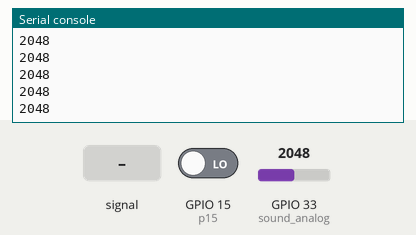
Simulated run of this program. Board: ESP32 board running MicroPython. Parts: the last lines printed to the serial console. The inputs (shaded band) are chosen by the test bench; at power-on: GPIO 15 (p15) LOW, GPIO 33 (sound_analog) = 2048 (analog values on the 0–4095 scale).

Above: at 1.2 s.
1.3 s: GPIO 15 (p15) driven HIGH
2.8 s: GPIO 33 (sound_analog) fed a 200 Hz sine of ±327 counts around its level
At 2.81 s:
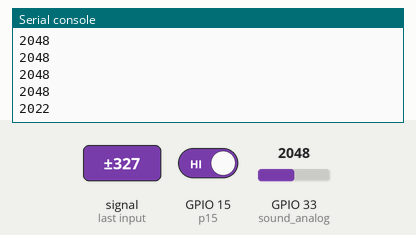
4.3 s: GPIO 33 (sound_analog) set to 2866
At 4.31 s:
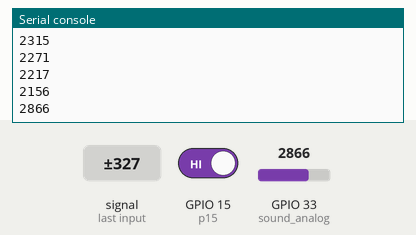
5.8 s: GPIO 33 (sound_analog) fed a 1000 Hz sine of ±1023 counts around its level
At 5.81 s:
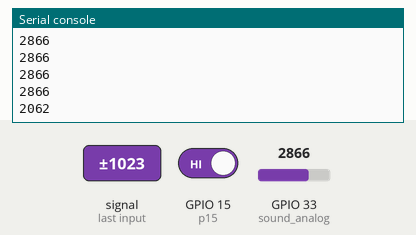
7.3 s: GPIO 33 (sound_analog) set to 3603
At 7.32 s:
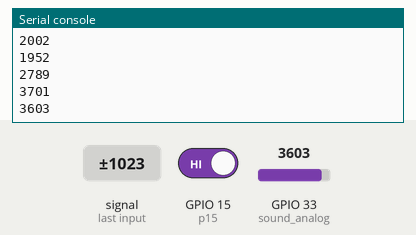
Timing chart, 0 to 9.8 s (numbered marks = the images above; inputs shaded):
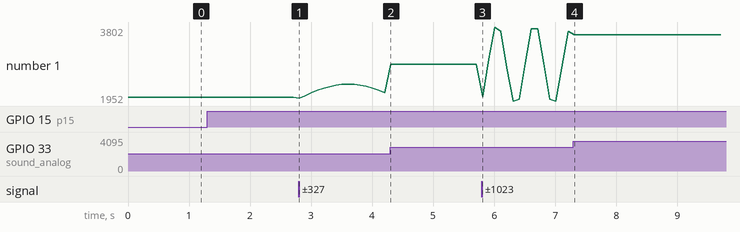

Measured:
- after the input at 2.8 s, the serial console: prints a new line at once (image 1)
- after the input at 4.3 s, the serial console: prints a new line at once (image 2)
- after the input at 5.8 s, the serial console: prints a new line at once (image 3)
- after the input at 7.3 s, the serial console: prints a new line at once (image 4)
- plotted number 1: 2048 → 2156 after the input at 2.8 s, 2156 → 2866 after the input at 4.3 s, 2866 → 3701 after the input at 5.8 s, 3701 → 3603 after the input at 7.3 s

The program:

_____.py
```python
from machine import Pin, ADC
import time


# 模拟量
sound_analog = ADC(Pin(33))
sound_analog.atten(ADC.ATTN_11DB)  # 这里配置测量量程为3.3V


def sound_func(*argc):
    # print(argc)
    print("有声音...")


# 数字量
p15 = Pin(15, Pin.IN)
p15.irq(trigger=Pin.IRQ_RISING, handler=sound_func)

# 循环检测
while True:
    sound_value = sound_analog.read()  # 0-4095
    print(sound_value)
    time.sleep(0.1)
```
